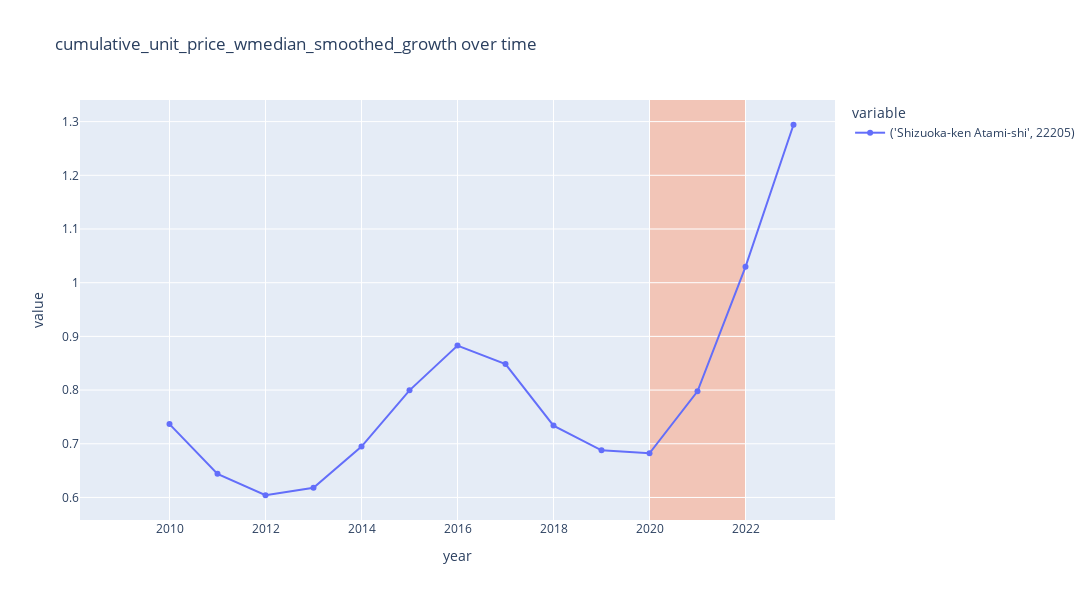
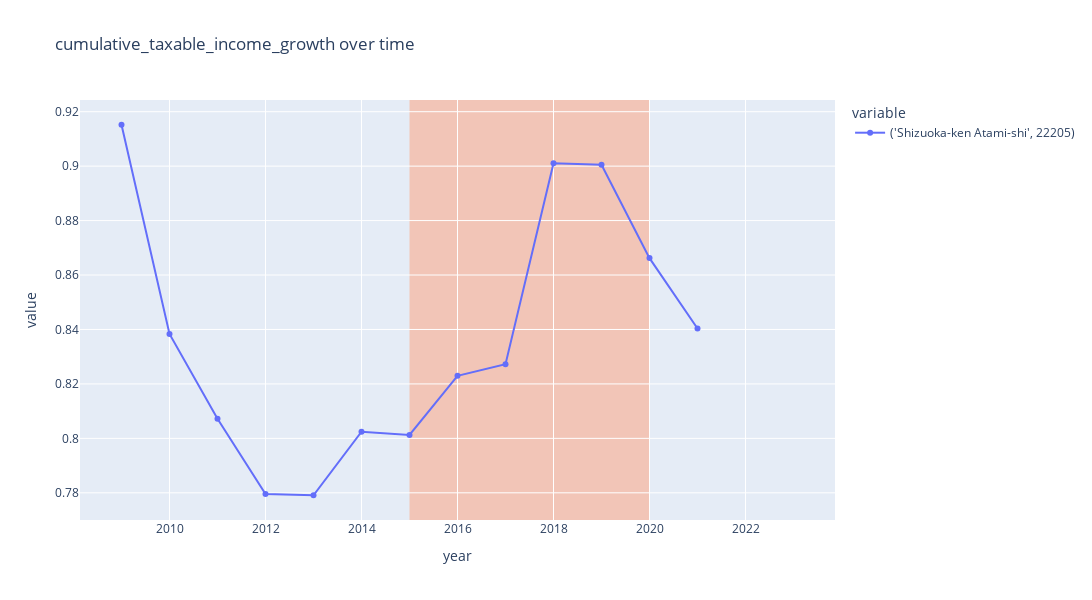
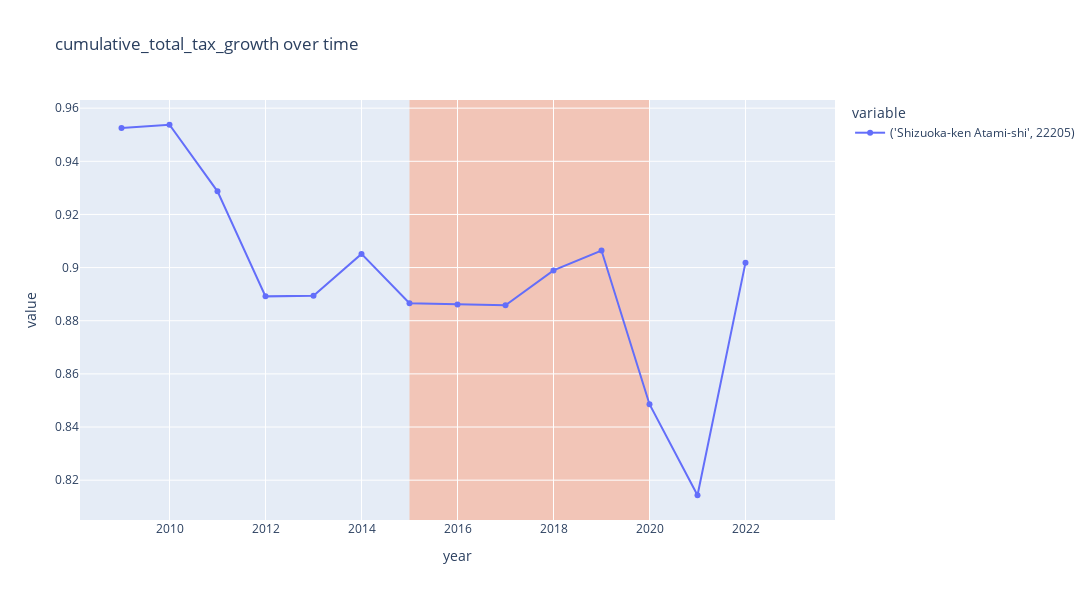
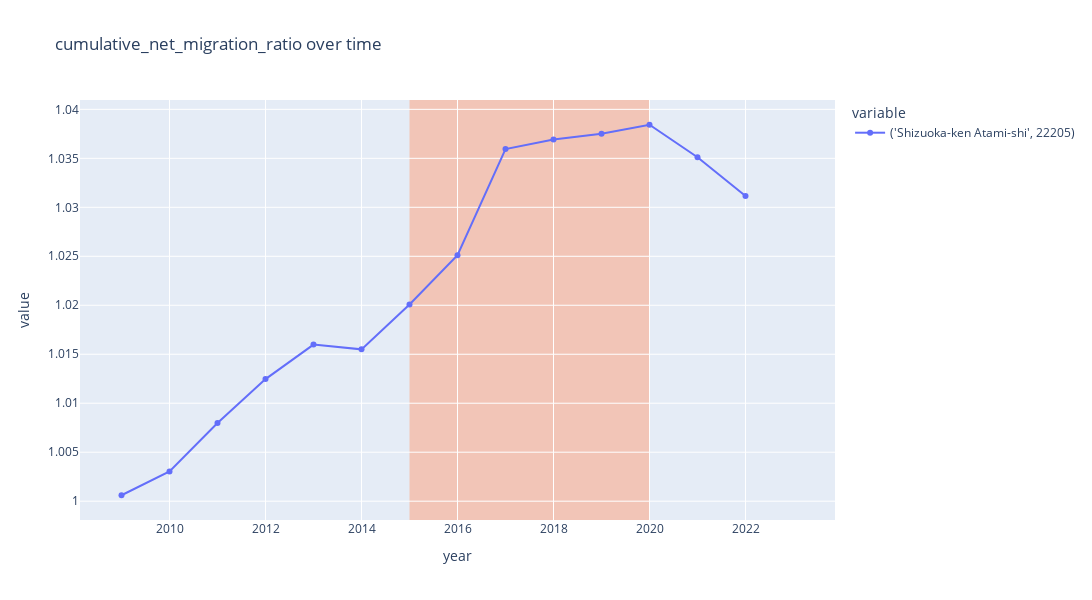

Notebook code for these charts, in order:
### Code cell
area_codes = [22205]
area_df = core_df[core_df["area_code"].isin(area_codes)].sort_values(by="year", ascending=True)

area_df[f"cumulative_{metric}_growth"] = get_cumulative_growth_from_base(area_df.copy(), metric)

plot_time_series(
    area_df,
    f"cumulative_{metric}_growth",
    group_by_columns,
    granularity_columns,
    f"cumulative_{metric}_growth over time",
    # visible="legendonly",
    width=1200,
    height=600,
    highlight=True,
    highlight_range=(2020, 2022)
)

growth_factors = [
    "taxable_income_growth",
    "total_tax_growth",
    "net_migration_ratio",
    "new_dwellings_ratio",
]

base_factors = [
    "taxpayer_count"
]

cumulative_factors = [
    f"cumulative_{factor}" for factor in growth_factors
] + [
    f"cumulative_{factor}_growth" for factor in base_factors
]

area_df[growth_factors] = area_df[growth_factors].replace({0: np.nan})
area_df[base_factors] = area_df[base_factors].replace({0: np.nan})

for factor in growth_factors:
    area_df[f"cumulative_{factor}"] = get_cumulative_growth(
        area_df.copy(), factor
    )

for factor in base_factors:
    area_df[f"cumulative_{factor}_growth"] = get_cumulative_growth_from_base(
        area_df.copy(), factor
    )

for cumulative_factor in cumulative_factors:
    plot_time_series(
        area_df,
        cumulative_factor,
        group_by_columns,
        granularity_columns,
        f"{cumulative_factor} over time",
        # visible="legendonly",
        width=1200,
        height=600,
        highlight=True,
        highlight_range=(2015, 2020)
    )

### Figure 1 — Plotly figure (JSON) as saved in the notebook; plotly's stock layout.template omitted (floating-point values rounded to 4 significant figures)
{"data": [{"hovertemplate": "variable=('Shizuoka-ken Atami-shi', 22205)<br>year=%{x}<br>value=%{y}<extra></extra>", "legendgroup": "('Shizuoka-ken Atami-shi', 22205)", "line": {"color": "#636efa", "dash": "solid"}, "marker": {"symbol": "circle"}, "mode": "lines+markers", "name": "('Shizuoka-ken Atami-shi', 22205)", "orientation": "v", "showlegend": true, "type": "scatter", "x": [2009, 2010, 2011, 2012, 2013, 2014, 2015, 2016, 2017, 2018, 2019, 2020, 2021, 2022, 2023], "xaxis": "x", "y": [null, 0.7366, 0.644, 0.6041, 0.618, 0.6947, 0.7995, 0.8829, 0.8484, 0.7338, 0.6877, 0.6823, 0.7978, 1.03, 1.294], "yaxis": "y"}], "layout": {"autosize": false, "height": 600, "hovermode": "closest", "legend": {"title": {"text": "variable"}, "tracegroupgap": 0}, "shapes": [{"fillcolor": "LightSalmon", "layer": "below", "line": {"width": 0}, "opacity": 0.5, "type": "rect", "x0": 2020, "x1": 2022, "xref": "x", "y0": 0, "y1": 1, "yref": "y domain"}], "showlegend": true, "title": {"text": "cumulative_unit_price_wmedian_smoothed_growth over time"}, "width": 1200, "xaxis": {"anchor": "y", "domain": [0, 1], "title": {"text": "year"}}, "yaxis": {"anchor": "x", "domain": [0, 1], "title": {"text": "value"}}}}

### Figure 2 — Plotly figure (JSON) as saved in the notebook; plotly's stock layout.template omitted (floating-point values rounded to 4 significant figures)
{"data": [{"hovertemplate": "variable=('Shizuoka-ken Atami-shi', 22205)<br>year=%{x}<br>value=%{y}<extra></extra>", "legendgroup": "('Shizuoka-ken Atami-shi', 22205)", "line": {"color": "#636efa", "dash": "solid"}, "marker": {"symbol": "circle"}, "mode": "lines+markers", "name": "('Shizuoka-ken Atami-shi', 22205)", "orientation": "v", "showlegend": true, "type": "scatter", "x": [2009, 2010, 2011, 2012, 2013, 2014, 2015, 2016, 2017, 2018, 2019, 2020, 2021, 2022, 2023], "xaxis": "x", "y": [0.9152, 0.8384, 0.8072, 0.7796, 0.7791, 0.8025, 0.8012, 0.823, 0.8273, 0.901, 0.9005, 0.8662, 0.8404, null, null], "yaxis": "y"}], "layout": {"autosize": false, "height": 600, "hovermode": "closest", "legend": {"title": {"text": "variable"}, "tracegroupgap": 0}, "shapes": [{"fillcolor": "LightSalmon", "layer": "below", "line": {"width": 0}, "opacity": 0.5, "type": "rect", "x0": 2015, "x1": 2020, "xref": "x", "y0": 0, "y1": 1, "yref": "y domain"}], "showlegend": true, "title": {"text": "cumulative_taxable_income_growth over time"}, "width": 1200, "xaxis": {"anchor": "y", "domain": [0, 1], "title": {"text": "year"}}, "yaxis": {"anchor": "x", "domain": [0, 1], "title": {"text": "value"}}}}

### Figure 3 — Plotly figure (JSON) as saved in the notebook; plotly's stock layout.template omitted (floating-point values rounded to 4 significant figures)
{"data": [{"hovertemplate": "variable=('Shizuoka-ken Atami-shi', 22205)<br>year=%{x}<br>value=%{y}<extra></extra>", "legendgroup": "('Shizuoka-ken Atami-shi', 22205)", "line": {"color": "#636efa", "dash": "solid"}, "marker": {"symbol": "circle"}, "mode": "lines+markers", "name": "('Shizuoka-ken Atami-shi', 22205)", "orientation": "v", "showlegend": true, "type": "scatter", "x": [2009, 2010, 2011, 2012, 2013, 2014, 2015, 2016, 2017, 2018, 2019, 2020, 2021, 2022, 2023], "xaxis": "x", "y": [0.9526, 0.9538, 0.9287, 0.8892, 0.8894, 0.9052, 0.8866, 0.8861, 0.8858, 0.8989, 0.9064, 0.8486, 0.8143, 0.9019, null], "yaxis": "y"}], "layout": {"autosize": false, "height": 600, "hovermode": "closest", "legend": {"title": {"text": "variable"}, "tracegroupgap": 0}, "shapes": [{"fillcolor": "LightSalmon", "layer": "below", "line": {"width": 0}, "opacity": 0.5, "type": "rect", "x0": 2015, "x1": 2020, "xref": "x", "y0": 0, "y1": 1, "yref": "y domain"}], "showlegend": true, "title": {"text": "cumulative_total_tax_growth over time"}, "width": 1200, "xaxis": {"anchor": "y", "domain": [0, 1], "title": {"text": "year"}}, "yaxis": {"anchor": "x", "domain": [0, 1], "title": {"text": "value"}}}}

### Figure 4 — Plotly figure (JSON) as saved in the notebook; plotly's stock layout.template omitted (floating-point values rounded to 4 significant figures)
{"data": [{"hovertemplate": "variable=('Shizuoka-ken Atami-shi', 22205)<br>year=%{x}<br>value=%{y}<extra></extra>", "legendgroup": "('Shizuoka-ken Atami-shi', 22205)", "line": {"color": "#636efa", "dash": "solid"}, "marker": {"symbol": "circle"}, "mode": "lines+markers", "name": "('Shizuoka-ken Atami-shi', 22205)", "orientation": "v", "showlegend": true, "type": "scatter", "x": [2009, 2010, 2011, 2012, 2013, 2014, 2015, 2016, 2017, 2018, 2019, 2020, 2021, 2022, 2023], "xaxis": "x", "y": [1.001, 1.003, 1.008, 1.012, 1.016, 1.015, 1.02, 1.025, 1.036, 1.037, 1.038, 1.038, 1.035, 1.031, null], "yaxis": "y"}], "layout": {"autosize": false, "height": 600, "hovermode": "closest", "legend": {"title": {"text": "variable"}, "tracegroupgap": 0}, "shapes": [{"fillcolor": "LightSalmon", "layer": "below", "line": {"width": 0}, "opacity": 0.5, "type": "rect", "x0": 2015, "x1": 2020, "xref": "x", "y0": 0, "y1": 1, "yref": "y domain"}], "showlegend": true, "title": {"text": "cumulative_net_migration_ratio over time"}, "width": 1200, "xaxis": {"anchor": "y", "domain": [0, 1], "title": {"text": "year"}}, "yaxis": {"anchor": "x", "domain": [0, 1], "title": {"text": "value"}}}}
